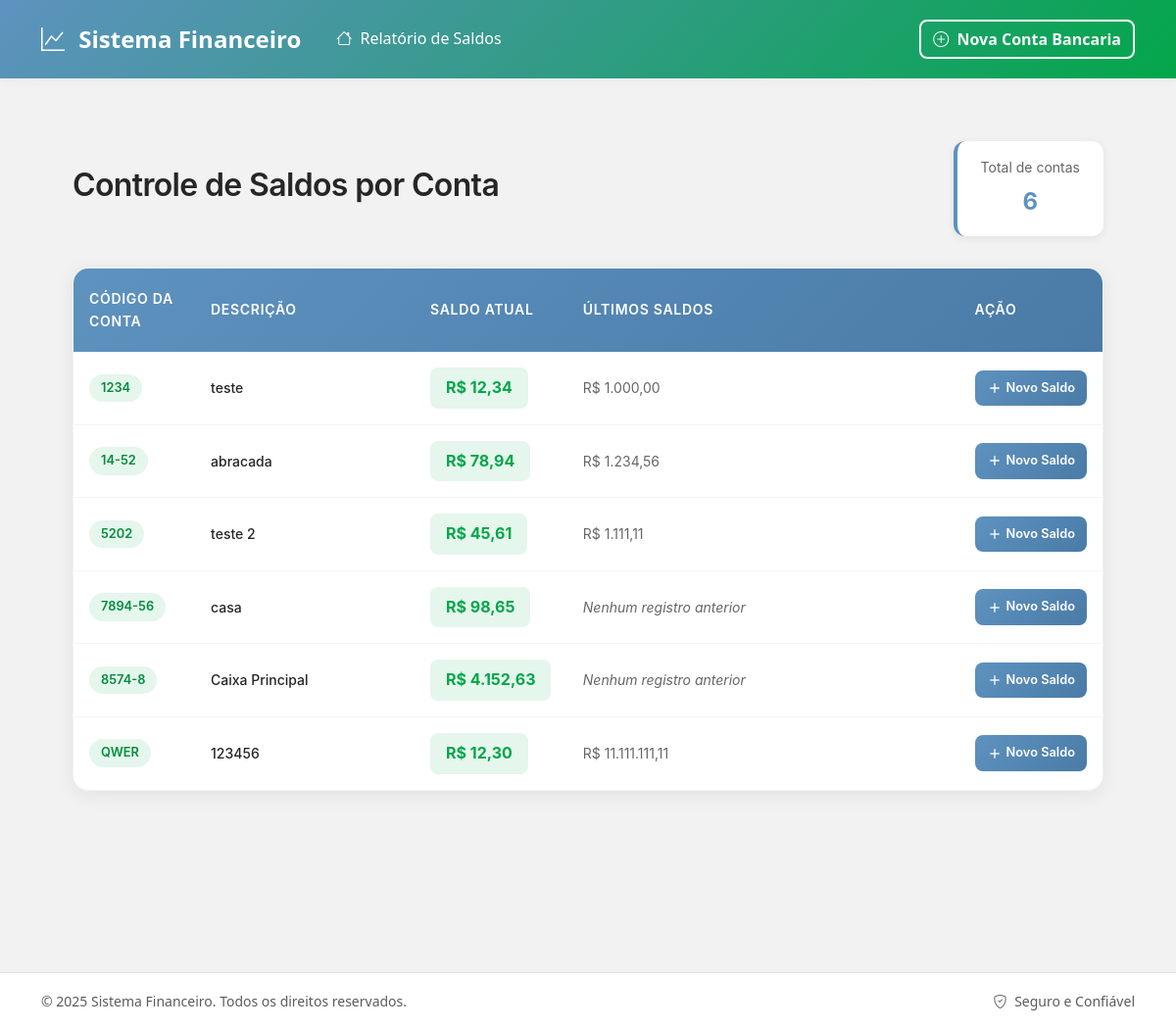
Before: / with the older database file.
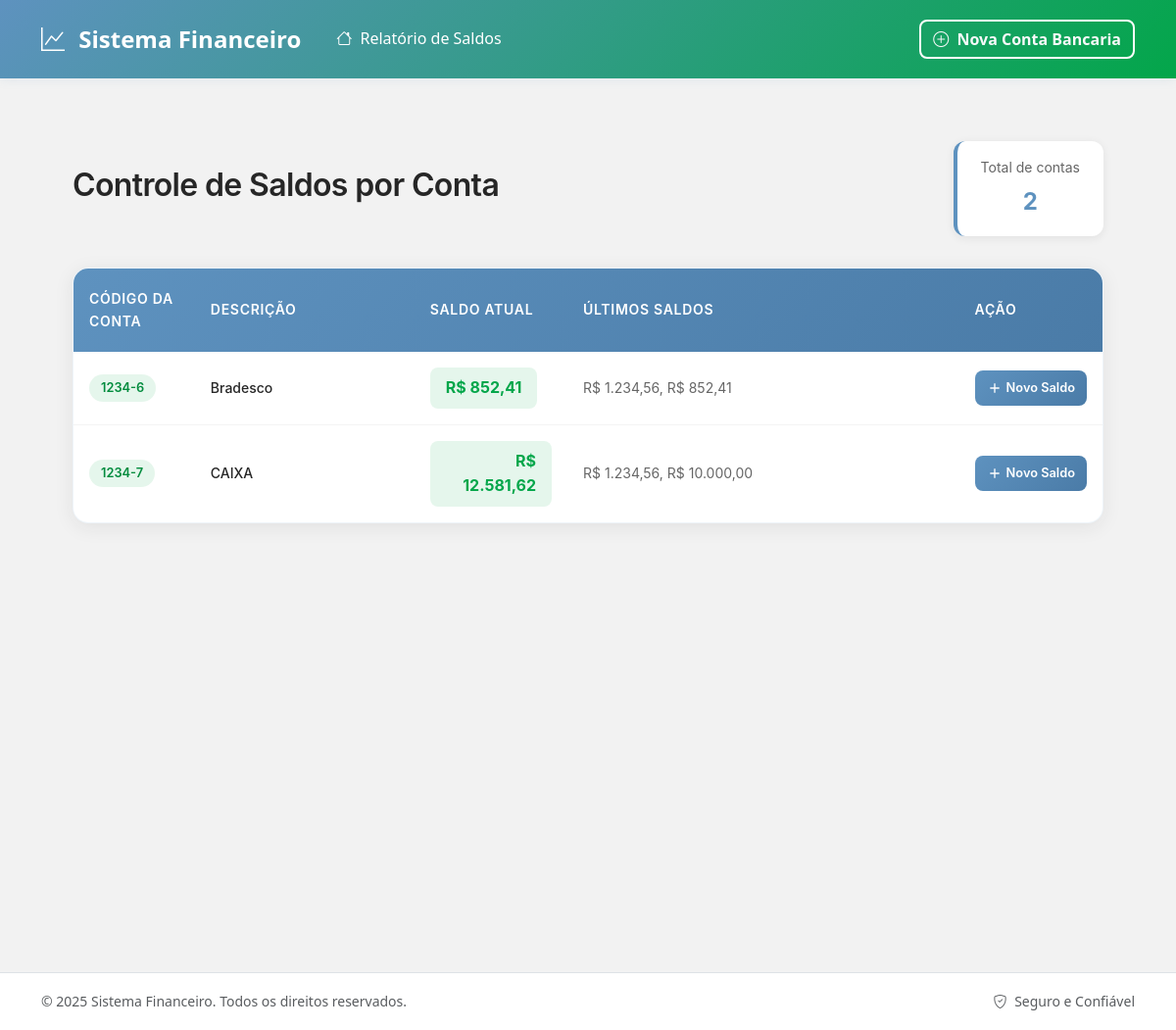
After: the same page with the newer database file.
### app.py (models this page shows, shortened)
class Conta(db.Model):
    __tablename__ = 'contas'
    id = db.Column(db.Integer, primary_key=True)
    codigo_conta = db.Column(db.String(50), nullable=False, unique=True, index=True)
    descricao = db.Column(db.String(200), nullable=False)
    criado_em = db.Column(db.DateTime, default=datetime.now, nullable=False)
    atualizado_em = db.Column(db.DateTime, default=datetime.now, onupdate=datetime.now)
    ativo = db.Column(db.Boolean, default=True, nullable=False)

### app.py (the view)
    @app.route('/')
    def index():
        contas = Conta.query.filter_by(ativo=True).order_by(Conta.codigo_conta).all()
        contas_com_saldos = []
        for conta in contas:
            saldos_ordenados = (Saldo.query
                            .filter_by(conta_id=conta.id)
                            .order_by(desc(Saldo.data), desc(Saldo.hora), desc(Saldo.criado_em))
                            .all())
            if saldos_ordenados:
                saldo_atual = saldos_ordenados[0]
                ultimos_saldos = saldos_ordenados[1:] if len(saldos_ordenados) > 1 else []
                ultimos_saldos_formatados = []
                for saldo in ultimos_saldos:
                    valor_formatado = f"R$ {saldo.valor:,.2f}".replace(',', 'X').replace('.', ',').replace('X', '.')
                    ultimos_saldos_formatados.append(valor_formatado)
                conta.saldo_atual = saldo_atual.valor_formatado
                conta.ultimos_saldos = ', '.join(ultimos_saldos_formatados) if ultimos_saldos_formatados else 'Nenhum registro anterior'
            else:
                conta.saldo_atual = 'R$ 0,00'
                conta.ultimos_saldos = 'Nenhum registro anterior'
            contas_com_saldos.append(conta)
        return render_template('index.html', contas=contas_com_saldos)

### app.py (called while the page is built)
    @property
    def valor_formatado(self) -> str:
        return f"R$ {self.valor:,.2f}".replace(',', 'X').replace('.', ',').replace('X', '.')

### templates/index.html (shortened to what this page needs)
{% extends "base.html" %}
{% block content %}
<div class="balance-container">
    <div class="header-section">
        <h1 class="page-title">Controle de Saldos por Conta</h1>
        <div class="summary-card">
            <span class="summary-label">Total de contas</span>
            <span class="summary-value">{{ contas|length or 0 }}</span>
        </div>
    </div>
    {% if contas %}
    <div class="table-wrapper">
        <div class="table-container">
            <table class="modern-table">
                <thead>
                    <tr>
                        <th style="width: 12%;">Código da Conta</th>
                        <th style="width: 22%;">Descrição</th>
                        <th style="width: 15%;">Saldo Atual</th>
                        <th style="width: 40%;">Últimos Saldos</th>
                        <th style="width: 11%;">Ação</th>
                    </tr>
                </thead>
                <tbody>
                    {% for conta in contas %}
                    <tr>
                        <td>
                            <a href="{{ url_for('ver_conta', conta_id=conta.id) }}" class="account-code-link">
                                <span class="account-code">{{ conta.codigo_conta }}</span>
                            </a>
                        </td>
                        <td>
                            <div class="account-info">
                                <span class="account-description">{{ conta.descricao }}</span>
                            </div>
                        </td>
                        <td>
                            <span class="amount {{ 'positive' if conta.saldo_atual != 'R$ 0,00' else 'zero' }}">
                                {{ conta.saldo_atual }}
                            </span>
                        </td>
                        <td class="transaction-description">
                            {% if conta.ultimos_saldos and conta.ultimos_saldos != 'Nenhum registro anterior' %}
                                {{ conta.ultimos_saldos }}
                            {% else %}
                                <em style="color: #666;">{{ conta.ultimos_saldos }}</em>
                            {% endif %}
                        </td>
                        <td>
                            <button class="add-balance-btn" onclick="openBalanceModal('{{ conta.id }}', '{{ conta.codigo_conta }}', '{{ conta.descricao }}')">
                                <svg width="16" height="16" viewBox="0 0 24 24" fill="none" stroke="currentColor" stroke-width="2">
                                    <line x1="12" y1="5" x2="12" y2="19"></line>
                                    <line x1="5" y1="12" x2="19" y2="12"></line>
                                </svg>
                                Novo Saldo
                            </button>
                        </td>
                    </tr>
                    {% endfor %}
                </tbody>
            </table>
        </div>
    </div>
    {% endif %}
</div>
{% endblock %}

### templates/base.html (shortened to what this page needs)
<!DOCTYPE html>
<html lang="pt-BR">
<head>
    <link href="https://cdn.jsdelivr.net/npm/bootstrap@5.3.0/dist/css/bootstrap.min.css" rel="stylesheet">
    <link href="https://cdn.jsdelivr.net/npm/bootstrap-icons@1.10.0/font/bootstrap-icons.css" rel="stylesheet">
</head>
<body>
    <nav class="navbar navbar-expand-lg">
        <div class="container">
            <a class="navbar-brand" href="{{ url_for('index') }}">
                <i class="bi bi-graph-up me-2"></i>
                Sistema Financeiro
            </a>
            <div class="collapse navbar-collapse" id="navbarNav">
                <ul class="navbar-nav me-auto">
                    <li class="nav-item">
                        <a class="nav-link" href="{{ url_for('index') }}">
                            <i class="bi bi-house me-1"></i>
                            Relatório de Saldos
                        </a>
                    </li>
                </ul>
                <div class="navbar-nav">
                    <a class="btn btn-outline-light" href="{{ url_for('novo') }}">
                        <i class="bi bi-plus-circle me-1"></i>
                        Nova Conta Bancaria
                    </a>
                </div>
            </div>
        </div>
    </nav>
    <div class="main-container">
        <div class="container">
            {% block content %}{% endblock %}
        </div>
    </div>
    <footer class="bg-white border-top mt-5">
        <div class="container py-3">
            <div class="row align-items-center">
                <div class="col-md-6">
                    <small class="text-muted">© 2025 Sistema Financeiro. Todos os direitos reservados.</small>
                </div>
                <div class="col-md-6 text-end">
                    <small class="text-muted">
                        <i class="bi bi-shield-check me-1"></i>
                        Seguro e Confiável
                    </small>
                </div>
            </div>
        </div>
    </footer>
</body>
</html>

### templates/base.html (style rules this page uses)
:root { --primary-blue: #5E92BF; --success-green: #03A64A; --success-dark: #038C3E; --light-gray: #F2F2F2; --dark-gray: #262626; --white: #ffffff; --shadow: 0 2px 10px rgba(94, 146, 191, 0.1); --border-radius: 8px; }
* { margin: 0; padding: 0; box-sizing: border-box; }
body { font-family: 'Segoe UI', Tahoma, Geneva, Verdana, sans-serif; background-color: var(--light-gray); color: var(--dark-gray); line-height: 1.6; }
.navbar { background: linear-gradient(135deg, var(--primary-blue), var(--success-green)); box-shadow: var(--shadow); padding: 1rem 0; }
.navbar-brand { font-weight: 700; font-size: 1.5rem; color: var(--white) !important; }
.nav-link { color: var(--white) !important; font-weight: 500; transition: all 0.3s ease; border-radius: var(--border-radius); padding: 0.5rem 1rem !important; margin: 0 0.25rem; }
.btn-outline-light { border: 2px solid var(--white); font-weight: 600; border-radius: var(--border-radius); transition: all 0.3s ease; }
.main-container { min-height: calc(100vh - 140px); padding: 2rem 0; }

### templates/index.html (style rules this page uses)
* { margin: 0; padding: 0; box-sizing: border-box; }
.balance-container { max-width: 1200px; margin: 0 auto; padding: 2rem; font-family: -apple-system, BlinkMacSystemFont, 'Segoe UI', Roboto, Oxygen, Ubuntu, Cantarell, sans-serif; background-color: #F2F2F2; min-height: 100vh; }
.header-section { display: flex; justify-content: space-between; align-items: center; margin-bottom: 2rem; flex-wrap: wrap; gap: 1rem; }
.page-title { color: #262626; font-size: 2rem; font-weight: 600; letter-spacing: -0.02em; }
.summary-card { display: flex; flex-direction: column; align-items: center; background: white; padding: 1rem 1.5rem; border-radius: 12px; box-shadow: 0 2px 10px rgba(38, 38, 38, 0.08); border-left: 4px solid #5E92BF; }
.summary-label { font-size: 0.875rem; color: #666; margin-bottom: 0.25rem; }
.summary-value { font-size: 1.5rem; font-weight: 700; color: #5E92BF; }
.table-wrapper { background: white; border-radius: 16px; box-shadow: 0 4px 20px rgba(38, 38, 38, 0.08); overflow: hidden; border: 1px solid rgba(94, 146, 191, 0.1); }
.table-container { overflow-x: auto; }
.modern-table { width: 100%; border-collapse: collapse; font-size: 0.875rem; }
.modern-table thead { background: linear-gradient(135deg, #5E92BF 0%, #4A7BA7 100%); }
.modern-table thead th { padding: 1.25rem 1rem; text-align: left; font-weight: 600; color: white; font-size: 0.875rem; text-transform: uppercase; letter-spacing: 0.05em; border-bottom: none; }
.modern-table tbody tr { transition: all 0.2s ease; border-bottom: 1px solid rgba(242, 242, 242, 0.8); }
.modern-table tbody tr:last-child { border-bottom: none; }
.modern-table td { padding: 1rem; vertical-align: middle; color: #262626; }
.account-code-link { text-decoration: none; }
.account-code { background: rgba(3, 166, 74, 0.1); color: #038C3E; padding: 0.25rem 0.75rem; border-radius: 20px; font-weight: 600; font-size: 0.8rem; display: inline-block; transition: all 0.2s ease; }
.account-info { display: flex; flex-direction: column; }
.account-description { color: #262626; font-weight: 500; line-height: 1.4; }
.amount { font-weight: 700; font-size: 1rem; display: inline-block; padding: 0.5rem 1rem; border-radius: 8px; text-align: right; }
.amount.positive { background: rgba(3, 166, 74, 0.1); color: #03A64A; }
.modern-table td.transaction-description { color: #666; max-width: 300px; word-wrap: break-word; line-height: 1.4; }
.add-balance-btn { background: linear-gradient(135deg, #5E92BF 0%, #4A7BA7 100%); color: white; border: none; padding: 0.5rem 0.75rem; border-radius: 8px; font-size: 0.8rem; font-weight: 600; cursor: pointer; transition: all 0.2s ease; display: flex; align-items: center; gap: 0.25rem; white-space: nowrap; }
.table-wrapper, .empty-state { animation: fadeIn 0.3s ease-out; }

Changed rows visible on the page:
removed Conta: codigo_conta "14-52", descricao "abracada", saldo_atual "R$ 78,94", ultimos_saldos "R$ 1.234,56"
removed Conta: codigo_conta "5202", descricao "teste 2", saldo_atual "R$ 45,61", ultimos_saldos "R$ 1.111,11"
removed Conta: codigo_conta "7894-56", descricao "casa", saldo_atual "R$ 98,65", ultimos_saldos "Nenhum registro anterior"
removed Conta: codigo_conta "8574-8", descricao "Caixa Principal", saldo_atual "R$ 4.152,63", ultimos_saldos "Nenhum registro anterior"
removed Conta: codigo_conta "QWER", descricao "123456", saldo_atual "R$ 12,30", ultimos_saldos "R$ 11.111.111,11"
added Conta: codigo_conta "1234-6", descricao "Bradesco", saldo_atual "R$ 852,41", ultimos_saldos "R$ 1.234,56, R$ 852,41"
changed Conta: codigo_conta "1234" → "1234-7"; descricao "teste" → "CAIXA"; saldo_atual "R$ 12,34" → "R$ 12.581,62"; ultimos_saldos "R$ 1.000,00" → "R$ 1.234,56, R$ 10.000,00"
Other visible differences:
{{ contas|length or 0 }}: "6" → "2"
